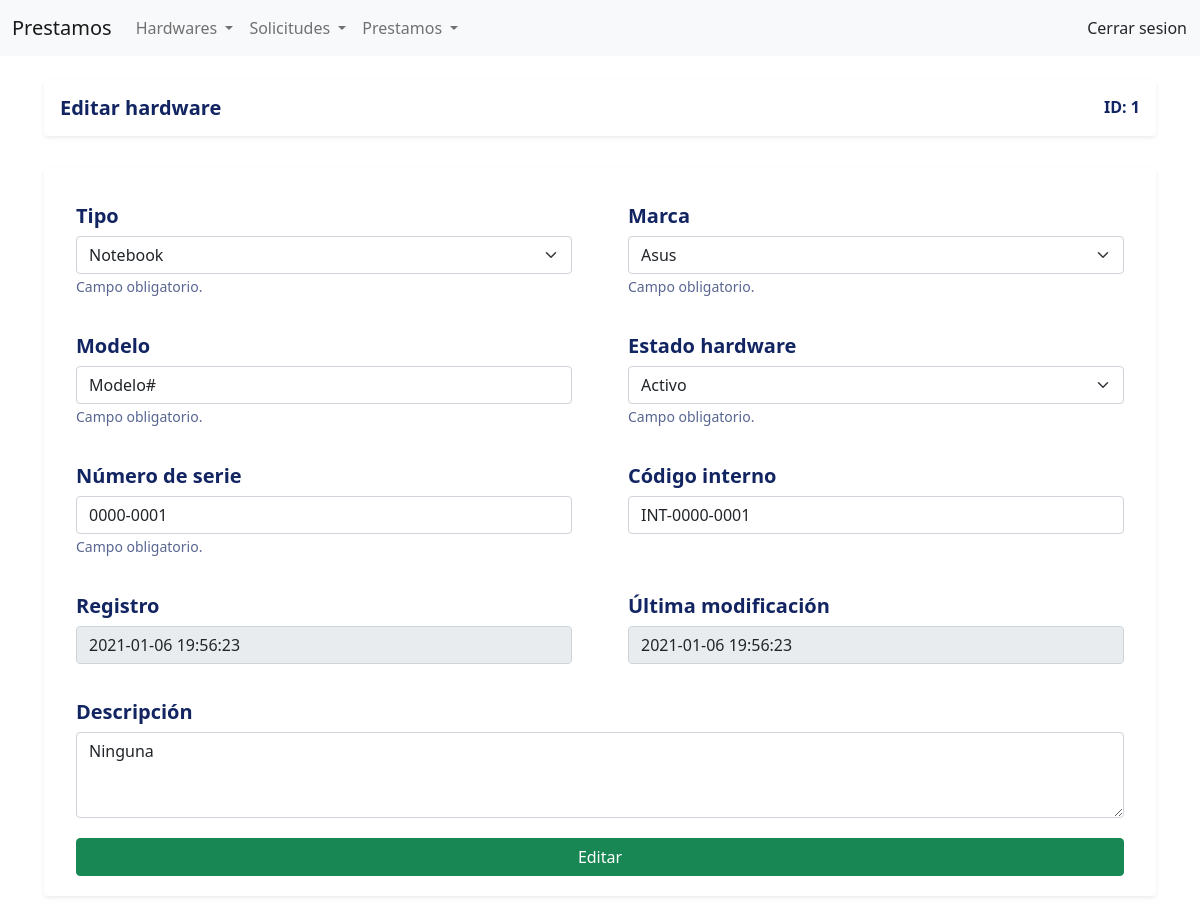
Screenshot of /hardware/editar&id=1 with the database file from the repository.
### tables this page shows
CREATE TABLE IF NOT EXISTS hardwares
(
    id_hardware INT AUTO_INCREMENT PRIMARY KEY NOT NULL,
    id_tipo_hardware INT NOT NULL,
    id_marca INT NOT NULL,
    descripcion_hardware VARCHAR(1024),
    modelo VARCHAR(40) NOT NULL,
    numero_serie VARCHAR(40) NOT NULL UNIQUE,
    codigo_interno VARCHAR(40),
    created_at TIMESTAMP DEFAULT CURRENT_TIMESTAMP,
    updated_at TIMESTAMP DEFAULT CURRENT_TIMESTAMP ON UPDATE CURRENT_TIMESTAMP,
    FOREIGN KEY (id_tipo_hardware) REFERENCES tipos_hardware (id_tipo_hardware),
    FOREIGN KEY (id_marca) REFERENCES marcas (id_marca)
);

CREATE TABLE IF NOT EXISTS tipos_hardware
(
    id_tipo_hardware INT AUTO_INCREMENT PRIMARY KEY NOT NULL,
    tipo_hardware VARCHAR(40) NOT NULL UNIQUE,
    created_at TIMESTAMP DEFAULT CURRENT_TIMESTAMP,
    updated_at TIMESTAMP DEFAULT CURRENT_TIMESTAMP ON UPDATE CURRENT_TIMESTAMP
);

CREATE TABLE IF NOT EXISTS marcas
(
    id_marca INT AUTO_INCREMENT PRIMARY KEY NOT NULL,
    marca VARCHAR(40) NOT NULL UNIQUE,
    created_at TIMESTAMP DEFAULT CURRENT_TIMESTAMP,
    updated_at TIMESTAMP DEFAULT CURRENT_TIMESTAMP ON UPDATE CURRENT_TIMESTAMP
);

CREATE TABLE IF NOT EXISTS estados_hardware
(
    id_estado_hardware INT AUTO_INCREMENT PRIMARY KEY NOT NULL,
    estado_hardware VARCHAR(40) NOT NULL UNIQUE,
    color_estado_hardware VARCHAR(40) NOT NULL UNIQUE,
    created_at TIMESTAMP DEFAULT CURRENT_TIMESTAMP,
    updated_at TIMESTAMP DEFAULT CURRENT_TIMESTAMP ON UPDATE CURRENT_TIMESTAMP
);

### index.php (called while the page is built, shortened)
<?php
    require_once "config/database.php";
    include_once "views/layouts/header.php";
    include_once "views/layouts/navbar.php";
    include_once "views/layouts/main.php";
    include_once "views/layouts/footer.php";
?>

### config/database.php (called while the page is built)
<?php
class Database {
    public static function connect(){
        $db = new mysqli('localhost', 'root', '', 'prestamos');
        $db->query ("SET NAMES 'utf-8'");
        return $db;
    }
}

### models/hardwareModel.php (called while the page is built, shortened)
<?php
class HardwareModel{
    private $idHardware;
    private $db;
    public function __construct() {
        $this->db = Database::connect();
    }
    public function getIdHardware() {
        return $this->idHardware;
    }
    public function setIdHardware($idHardware) {
        $this->idHardware = $idHardware;
    }
    public function getOne() {
        $hardware = $this->db->query("SELECT * FROM hardwares
            INNER JOIN tipos_hardware ON hardwares.id_tipo_hardware = tipos_hardware.id_tipo_hardware
            INNER JOIN marcas ON hardwares.id_marca  = marcas.id_marca
            WHERE id_hardware = {$this->getIdHardware()};");
            $hard = $hardware->fetch_object();
            return $hard;
    }
}

### models/hardwareEstadoHardwareModel.php (called while the page is built, shortened)
<?php
class HardwareEstadoHardwareModel{
    private $db;
    public function __construct() {
        $this->db = Database::connect();
    }
    public function getUltimoEstado($id) {
        $ultimoEstado = $this->db->query(
        "SELECT
            hardwares_estados_hardware.id_hardware_estado_hardware,
            hardwares_estados_hardware.id_hardware,
            hardwares_estados_hardware.created_at,
            hardwares_estados_hardware.id_estado_hardware
        FROM
            hardwares_estados_hardware
        INNER JOIN
            ( SELECT id_hardware, MAX(created_at) fecha_max
                FROM hardwares_estados_hardware
                GROUP BY id_hardware ) resultado
            ON hardwares_estados_hardware.id_hardware = resultado.id_hardware
                AND hardwares_estados_hardware.created_at = resultado.fecha_max
                WHERE hardwares_estados_hardware.id_hardware = $id
        GROUP BY hardwares_estados_hardware.id_hardware
        ORDER BY hardwares_estados_hardware.id_hardware
            ");
        $dato1 = $ultimoEstado->fetch_object();
        return $dato1;
    }
}

### models/estadoHardwareModel.php (called while the page is built, shortened)
<?php
    class EstadoHardwareModel{
        private $db;
        public function __construct() {
            $this->db = Database::connect();
        }
        public function getOne($id) {
            $estadoHardware = $this->db->query("SELECT * FROM estados_hardware WHERE id_estado_Hardware = $id;");
            return $estadoHardware;
        }
    }

### views/hardware/editar.php (the view, shortened to what this page needs)
<?php
	require_once 'models/hardwareEstadoHardwareModel.php';
	require_once 'models/estadoHardwareModel.php';
?>
<?php
	$idHardware = (int)$hard->id_hardware;
	$hardwareEstadoHardware = new HardwareEstadoHardwareModel();
	$idEstadoHardware = $hardwareEstadoHardware->getUltimoEstado($idHardware);
	$idEstadoHardware = (int) $idEstadoHardware->id_estado_hardware;
	$estadoHardware = new EstadoHardwareModel();
	$estadoHardwareActual = $estadoHardware->getOne($idEstadoHardware);
	$estadoHardwareObj= $estadoHardwareActual->fetch_object();
	$estadoHardware = $estadoHardwareObj->estado_hardware;
	$idEstadoHardware = $estadoHardwareObj->id_estado_hardware;
?>
    <div class="row my-3">
        <div class="col align-middle">
            <div class="card d-inline-block border-0 shadow-sm shadow-hover w-100">
                <div class="card-body d-flex justify-content-between align-items-center">
                    <h5 class="mb-0">Editar hardware </h5>
					<h6 class="mb-0">ID: <?php echo $hard->id_hardware?></h6>
                </div>
            </div>
        </div>
    </div>
    <div class="row my-3">
		<div class="col-xl-12 col-lg-12">
			<div class="card card-body shadow-sm p-3 mb-5 bg-white rounded border-0">
				<form action="<?= URL ?>hardware/edicion" method="POST">
					<div class="row my-1">
						<div class="col-sm-6">
							<div class="card border-0">
								<div class="card-body">
									<h5 class="card-title">Tipo</h5>
									<select class="form-select" name="id_tipo_hardware" required>
										<option
											value="<?php echo $hard->id_tipo_hardware?>">
											<?php echo $hard->tipo_hardware ?>
										</option>
									</select>
                                    <small class="form-text text-muted">Campo obligatorio.</small>
								</div>
							</div>
						</div>
						<div class="col-sm-6">
							<div class="card border-0">
								<div class="card-body">
									<h5 class="card-title">Marca</h5>
									<select class="form-select" name="id_marca" required>
										<option
											value="<?php echo $hard->id_marca?>">
											<?php echo $hard->marca ?>
										</option>
									</select>
                                    <small class="form-text text-muted">Campo obligatorio.</small>
								</div>
							</div>
						</div>
					</div>
					<div class="row my-1">
						<div class="col-sm-6">
							<div class="card border-0">
								<div class="card-body">
									<h5 class="card-title">Modelo</h5>
									<input type="text" class="form-control" placeholder="Modelo"
										value="<?= $hard->modelo ?>" name="modelo" required>
                                    <small class="form-text text-muted">Campo obligatorio.</small>
								</div>
							</div>
						</div>
						<div class="col-sm-6">
							<div class="card border-0">
								<div class="card-body">
									<h5 class="card-title">Estado hardware</h5>
									<select class="form-select" name="id_estado_hardware" required>
										<option
										value="<?php echo $idEstadoHardware ?>">
										<?= $estadoHardware
										?>
										</option>
									</select>
                                    <small class="form-text text-muted">Campo obligatorio.</small>
								</div>
							</div>
						</div>
					</div>
					<div class="row my-1">
						<div class="col-sm-6">
							<div class="card border-0">
								<div class="card-body">
									<h5 class="card-title">Número de serie</h5>
									<input type="text" class="form-control"
										value="<?= $hard->numero_serie ?>" name="numero_serie" required>
                                    <small class="form-text text-muted">Campo obligatorio.</small>
                                </div>
							</div>
						</div>
						<div class="col-sm-6">
							<div class="card border-0">
								<div class="card-body">
									<h5 class="card-title">Código interno</h5>
									<input type="text" class="form-control"
										value="<?= $hard->codigo_interno ?>" name="codigo_interno">
								</div>
							</div>
						</div>
					</div>
					<div class="row my-1">
						<div class="col-sm-6">
							<div class="card border-0">
								<div class="card-body">
									<h5 class="card-title">Registro</h5>
									<input type="text" class="form-control" readonly
										value="<?= $hard->created_at ?>" required>
                                </div>
							</div>
						</div>
						<div class="col-sm-6">
							<div class="card border-0">
								<div class="card-body">
									<h5 class="card-title">Última modificación</h5>
									<input type="text" class="form-control" readonly
									value="<?= $hard->updated_at ?>" required>
								</div>
							</div>
						</div>
					</div>
					<div class="row my-1 ">
						<div class="col">
							<div class="card border-0">
								<div class="card-body">
									<h5 class="card-title">Descripción</h5>
									<textarea type="text" class="form-control text-left" rows="3" name="descripcion_hardware"><?= trim($hard->descripcion_hardware); ?> </textarea>
								</div>
							</div>
						</div>
					</div>
					<div class="row my-1">
						<div class="col">
							<div class="card border-0 px-3">
								<input type="submit" class="btn btn-success btn-block" value="Editar">
							</div>
						</div>
					</div>
				</form>
			</div>
		</div>
	</div>

### public/css/style.css (style rules this page uses)
:root { --primary: #122562; --light: #ffffff; --light-blue: #F5F6FA; --grey: #eff2f7; }
h1, h2, h3, h4, h5, h6 { color: var(--primary); font-weight: 700; }
.text-muted { color: var(--primary) !important; opacity: .7; }
.shadow-sm { box-shadow: 0 0 1.25rem rgba(11,37,75,.05); }
.shadow-hover { transition: 1s ease-in-out; }
html { position: relative; min-height: 100%; }
body { margin-bottom: 60px; }

### rows the page displays
hardwares: id_hardware "1", id_tipo_hardware "Notebook", id_marca "Asus", modelo "Modelo#", numero_serie "0000-0001", codigo_interno "INT-0000-0001", id_marca.created_at "2021-01-06 19:56:23", id_marca.updated_at "2021-01-06 19:56:23", descripcion_hardware "Ninguna"
estados_hardware: id_estado_hardware "Activo"
